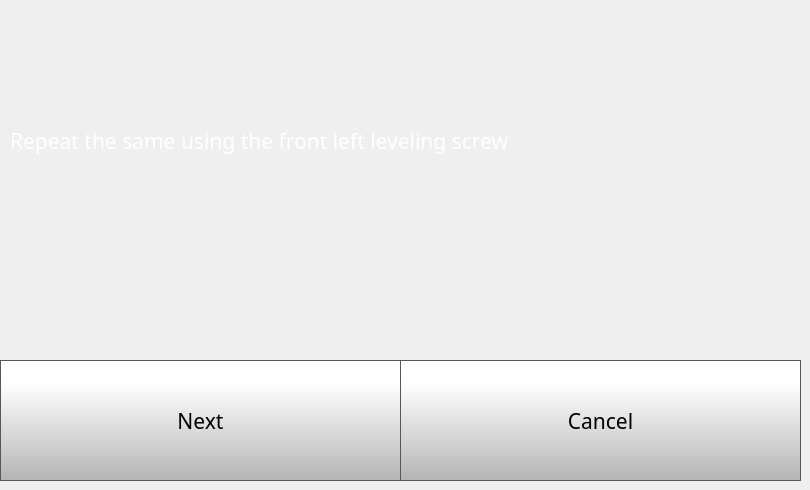
    <widget class="QWidget" name="quickStep3Page">
     <widget class="QPushButton" name="quickStep3NextButton">
      <property name="geometry">
       <rect>
        <x>0</x>
        <y>360</y>
        <width>401</width>
        <height>121</height>
       </rect>
      </property>
      <property name="font">
       <font>
        <family>Gotham</family>
        <pointsize>16</pointsize>
       </font>
      </property>
      <property name="styleSheet">
       <string notr="true">QPushButton {
     border: 1px solid rgb(87, 87, 87);
	background-color: qlineargradient(spread:pad, x1:0, y1:1, x2:0, y2:0.188, stop:0 rgba(180, 180, 180, 255), stop:1 rgba(255, 255, 255, 255));


}

QPushButton:pressed {
    background-color: qlineargradient(x1: 0, y1: 0, x2: 0, y2: 1,
                                      stop: 0 #dadbde, stop: 1 #f6f7fa);
}

QPushButton:flat {
    border: none; /* no border for a flat push button */
}

QPushButton:default {
    border-color: navy; /* make the default button prominent */
}

QPushButton:focus {
	outline: none;
}</string>
      </property>
      <property name="text">
       <string>Next</string>
      </property>
      <property name="iconSize">
       <size>
        <width>40</width>
        <height>40</height>
       </size>
      </property>
     </widget>
     <widget class="QPushButton" name="quickStep3CancelButton">
      <property name="geometry">
       <rect>
        <x>400</x>
        <y>360</y>
        <width>401</width>
        <height>121</height>
       </rect>
      </property>
      <property name="font">
       <font>
        <family>Gotham</family>
        <pointsize>16</pointsize>
       </font>
      </property>
      <property name="styleSheet">
       <string notr="true">QPushButton {
     border: 1px solid rgb(87, 87, 87);
	background-color: qlineargradient(spread:pad, x1:0, y1:1, x2:0, y2:0.188, stop:0 rgba(180, 180, 180, 255), stop:1 rgba(255, 255, 255, 255));


}

QPushButton:pressed {
    background-color: qlineargradient(x1: 0, y1: 0, x2: 0, y2: 1,
                                      stop: 0 #dadbde, stop: 1 #f6f7fa);
}

QPushButton:flat {
    border: none; /* no border for a flat push button */
}

QPushButton:default {
    border-color: navy; /* make the default button prominent */
}

QPushButton:focus {
	outline: none;
}</string>
      </property>
      <property name="text">
       <string>Cancel</string>
      </property>
      <property name="iconSize">
       <size>
        <width>40</width>
        <height>40</height>
       </size>
      </property>
     </widget>
     <widget class="QLabel" name="calibrateLabel_10">
      <property name="geometry">
       <rect>
        <x>10</x>
        <y>10</y>
        <width>781</width>
        <height>261</height>
       </rect>
      </property>
      <property name="font">
       <font>
        <family>Gotham</family>
        <pointsize>16</pointsize>
        <weight>50</weight>
        <bold>false</bold>
       </font>
      </property>
      <property name="styleSheet">
       <string notr="true">color: rgb(255, 255, 255);</string>
      </property>
      <property name="text">
       <string>Repeat the same using the front left leveling screw</string>
      </property>
      <property name="wordWrap">
       <bool>true</bool>
      </property>
     </widget>
    </widget>
